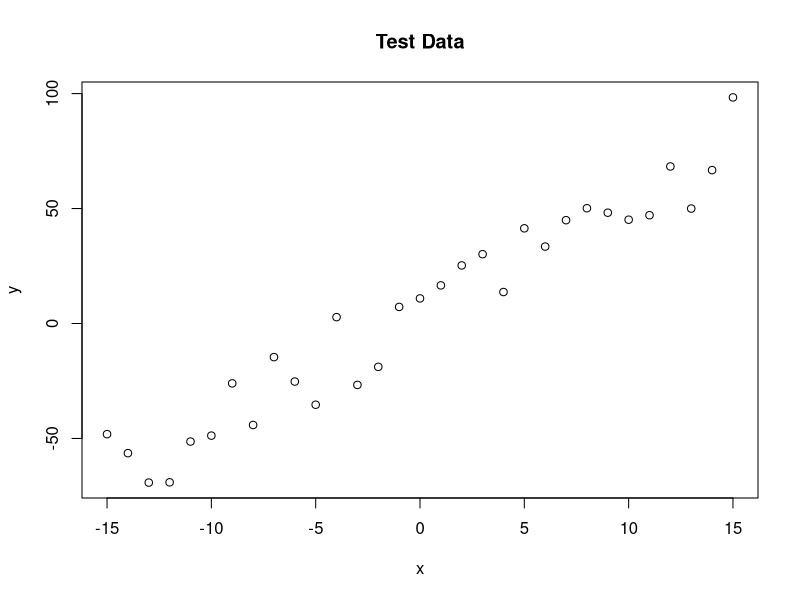
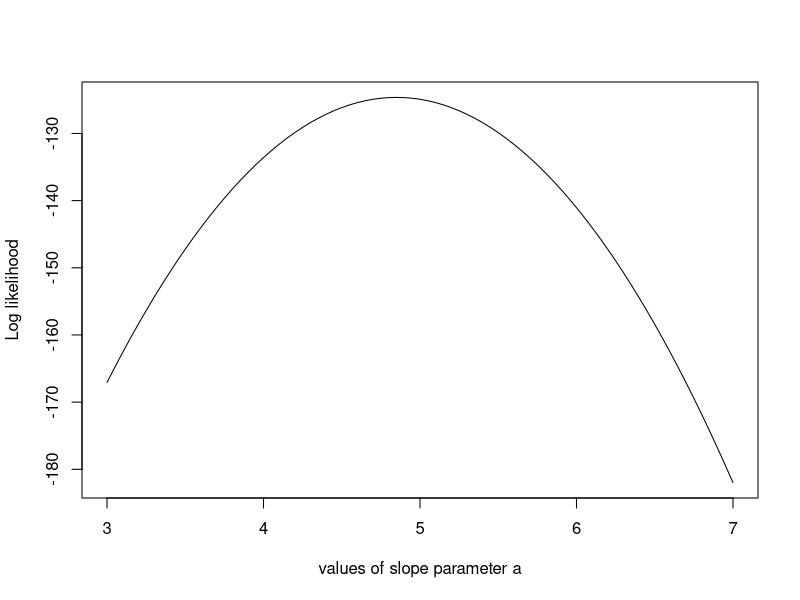
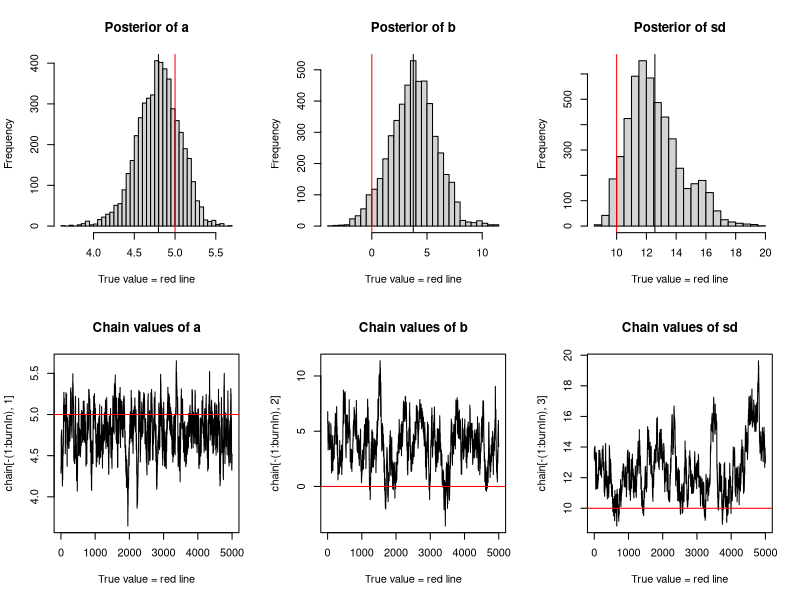

The R script that drew these images, in order:
trueA <- 5
trueB <- 0
trueSd <- 10
sampleSize <- 31

# create independent x-values 
x <- (-(sampleSize-1)/2):((sampleSize-1)/2)
# create dependent values according to ax + b + N(0,sd)
y <-  trueA * x + trueB + rnorm(n=sampleSize,mean=0,sd=trueSd)

plot(x,y, main="Test Data")

likelihood <- function(param){
  a = param[1]
  b = param[2]
  sd = param[3]
  
  pred = a*x + b
  singlelikelihoods = dnorm(y, mean = pred, sd = sd, log = T)
  sumll = sum(singlelikelihoods)
  return(sumll)   
}

# Example: plot the likelihood profile of the slope a
slopevalues <- function(x){return(likelihood(c(x, trueB, trueSd)))}
slopelikelihoods <- lapply(seq(3, 7, by=.05), slopevalues )
plot (seq(3, 7, by=.05), slopelikelihoods , type="l", xlab = "values of slope parameter a", ylab = "Log likelihood")

# Prior distribution
prior <- function(param){
  a = param[1]
  b = param[2]
  sd = param[3]
  aprior = dunif(a, min=0, max=10, log = T)
  bprior = dnorm(b, sd = 5, log = T)
  sdprior = dunif(sd, min=0, max=30, log = T)
  return(aprior+bprior+sdprior)
}

posterior <- function(param){
  return (likelihood(param) + prior(param))
}

proposalfunction <- function(param){
  return(rnorm(3,mean = param, sd= c(0.1,0.5,0.3)))
}

run_metropolis_MCMC <- function(startvalue, iterations){
  chain = array(dim = c(iterations+1,3))
  chain[1,] = startvalue
  for (i in 1:iterations){
    proposal = proposalfunction(chain[i,])
    
    probab = exp(posterior(proposal) - posterior(chain[i,]))
    if (runif(1) < probab){
      chain[i+1,] = proposal
    }else{
      chain[i+1,] = chain[i,]
    }
  }
  return(chain)
}

startvalue = c(4,0,10)
chain = run_metropolis_MCMC(startvalue, 10000)

burnIn = 5000
acceptance = 1-mean(duplicated(chain[-(1:burnIn),]))

### Summary: #######################

plot_summary = function(trueA, trueB, trueSd, burnIn, chain, num_class = 30){
  par(mfrow = c(2,3))
  hist(chain[-(1:burnIn),1],nclass=num_class, , main="Posterior of a", xlab="True value = red line" )
  abline(v = mean(chain[-(1:burnIn),1]))
  abline(v = trueA, col="red" )
  hist(chain[-(1:burnIn),2],nclass=num_class, main="Posterior of b", xlab="True value = red line")
  abline(v = mean(chain[-(1:burnIn),2]))
  abline(v = trueB, col="red" )
  hist(chain[-(1:burnIn),3],nclass=num_class, main="Posterior of sd", xlab="True value = red line")
  abline(v = mean(chain[-(1:burnIn),3]) )
  abline(v = trueSd, col="red" )
  plot(chain[-(1:burnIn),1], type = "l", xlab="True value = red line" , main = "Chain values of a", )
  abline(h = trueA, col="red" )
  plot(chain[-(1:burnIn),2], type = "l", xlab="True value = red line" , main = "Chain values of b", )
  abline(h = trueB, col="red" )
  plot(chain[-(1:burnIn),3], type = "l", xlab="True value = red line" , main = "Chain values of sd", )
  abline(h = trueSd, col="red" )
}

plot_summary(trueA, trueB, trueSd, burnIn, chain, num_class = 30)
# for comparison:
summary(lm(y~x))